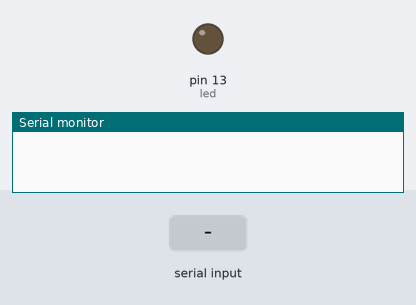
A sketch run on a simulated Arduino Uno, built with avr-gcc and run on an emulated ATmega328P. On the bench: output pins drawn as LEDs (lit = HIGH), the last lines printed to the serial monitor. The inputs (shaded band) are chosen by the test bench.

Above: at 1.2 s.
1.3 s: "0" received over Serial
At 2.2 s:
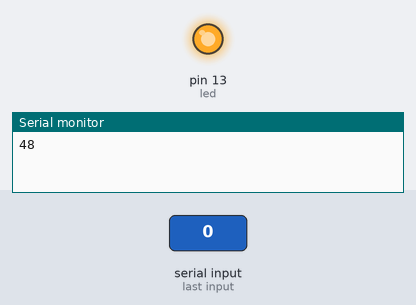
2.8 s: "1" received over Serial
At 3.4 s:
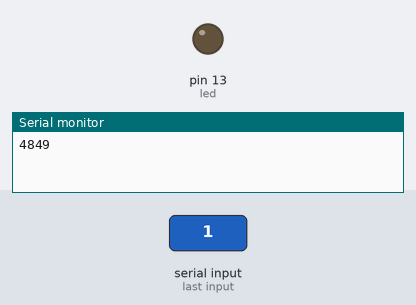
Timing chart, 0 to 5.8 s (numbered marks = the images above; inputs shaded):
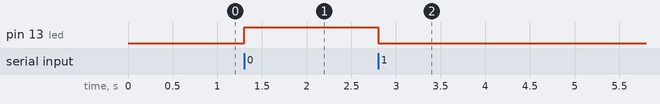

The sketch:

sketch_jan17b.ino
```cpp
int led = LED_BUILTIN;
int data;


void setup() {
  Serial.begin(9600);
  pinMode(led, OUTPUT);
}

void loop() {
  while(Serial.available() > 0)
  {
    data = Serial.read();
    Serial.print(data);
    if(data == 48)
      digitalWrite(led, HIGH);
    else if(data == 49)
      digitalWrite(led, LOW);
  }
}
```

Measured:
- after the input at 1.3 s, pin 13 (led): LOW → HIGH at once
- after the input at 2.8 s, pin 13 (led): HIGH → LOW at once
